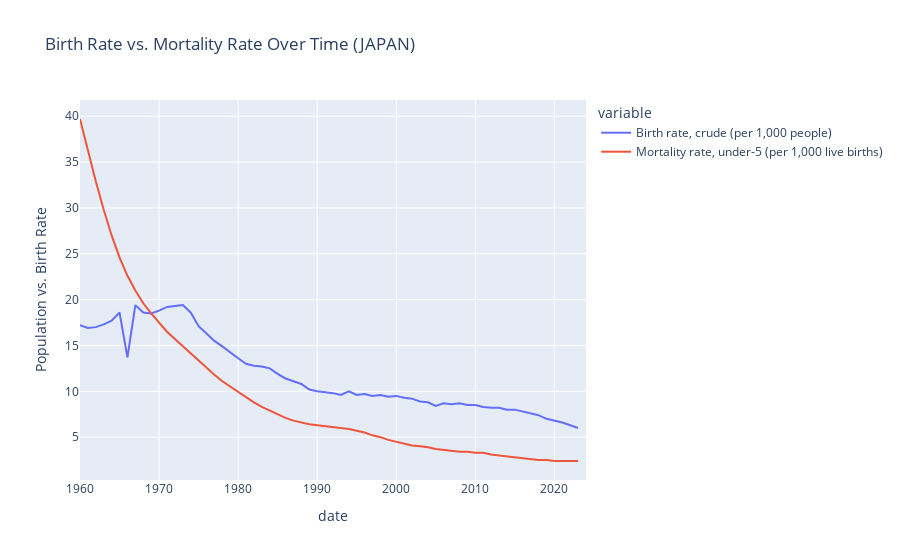

This figure's notebook cell:
### Code cell
import plotly.express as px

px.line(
    birth_mortality,
    title="Birth Rate vs. Mortality Rate Over Time (JAPAN)",
    labels={"value": "Population vs. Birth Rate", "index": "Time"}
)

### Figure 1 — Plotly figure (JSON) as saved in the notebook; plotly's stock layout.template omitted (floating-point values rounded to 4 significant figures)
{"data": [{"hovertemplate": "variable=Birth rate, crude (per 1,000 people)<br>date=%{x}<br>Population vs. Birth Rate=%{y}<extra></extra>", "legendgroup": "Birth rate, crude (per 1,000 people)", "line": {"color": "#636efa", "dash": "solid"}, "marker": {"symbol": "circle"}, "mode": "lines", "name": "Birth rate, crude (per 1,000 people)", "orientation": "v", "showlegend": true, "x": [1960, 1961, 1962, 1963, 1964, 1965, 1966, 1967, 1968, 1969, 1970, 1971, 1972, 1973, 1974, 1975, 1976, 1977, 1978, 1979, 1980, 1981, 1982, 1983, 1984, 1985, 1986, 1987, 1988, 1989, 1990, 1991, 1992, 1993, 1994, 1995, 1996, 1997, 1998, 1999, 2000, 2001, 2002, 2003, 2004, 2005, 2006, 2007, 2008, 2009, 2010, 2011, 2012, 2013, 2014, 2015, 2016, 2017, 2018, 2019, 2020, 2021, 2022, 2023, 2024], "xaxis": "x", "y": [17.2, 16.9, 17.0, 17.3, 17.7, 18.6, 13.7, 19.4, 18.6, 18.5, 18.8, 19.2, 19.3, 19.4, 18.6, 17.1, 16.3, 15.5, 14.9, 14.2, 13.6, 13.0, 12.8, 12.7, 12.5, 11.9, 11.4, 11.1, 10.8, 10.2, 10.0, 9.9, 9.8, 9.6, 10.0, 9.6, 9.7, 9.5, 9.6, 9.4, 9.5, 9.3, 9.2, 8.9, 8.8, 8.4, 8.7, 8.6, 8.7, 8.5, 8.5, 8.3, 8.2, 8.2, 8.0, 8.0, 7.8, 7.6, 7.4, 7.0, 6.8, 6.6, 6.3, 6.0, NaN], "yaxis": "y", "type": "scatter"}, {"hovertemplate": "variable=Mortality rate, under-5 (per 1,000 live births)<br>date=%{x}<br>Population vs. Birth Rate=%{y}<extra></extra>", "legendgroup": "Mortality rate, under-5 (per 1,000 live births)", "line": {"color": "#EF553B", "dash": "solid"}, "marker": {"symbol": "circle"}, "mode": "lines", "name": "Mortality rate, under-5 (per 1,000 live births)", "orientation": "v", "showlegend": true, "x": [1960, 1961, 1962, 1963, 1964, 1965, 1966, 1967, 1968, 1969, 1970, 1971, 1972, 1973, 1974, 1975, 1976, 1977, 1978, 1979, 1980, 1981, 1982, 1983, 1984, 1985, 1986, 1987, 1988, 1989, 1990, 1991, 1992, 1993, 1994, 1995, 1996, 1997, 1998, 1999, 2000, 2001, 2002, 2003, 2004, 2005, 2006, 2007, 2008, 2009, 2010, 2011, 2012, 2013, 2014, 2015, 2016, 2017, 2018, 2019, 2020, 2021, 2022, 2023, 2024], "xaxis": "x", "y": [39.7, 36.2, 32.9, 29.8, 27.0, 24.6, 22.6, 21.0, 19.6, 18.5, 17.5, 16.5, 15.7, 14.9, 14.1, 13.3, 12.5, 11.8, 11.1, 10.5, 9.9, 9.3, 8.8, 8.3, 7.9, 7.5, 7.1, 6.8, 6.6, 6.4, 6.3, 6.2, 6.1, 6.0, 5.9, 5.7, 5.5, 5.2, 5.0, 4.7, 4.5, 4.3, 4.1, 4.0, 3.9, 3.7, 3.6, 3.5, 3.4, 3.4, 3.3, 3.3, 3.1, 3.0, 2.9, 2.8, 2.7, 2.6, 2.5, 2.5, 2.4, 2.4, 2.4, 2.4, NaN], "yaxis": "y", "type": "scatter"}], "layout": {"xaxis": {"anchor": "y", "domain": [0, 1], "title": {"text": "date"}}, "yaxis": {"anchor": "x", "domain": [0, 1], "title": {"text": "Population vs. Birth Rate"}}, "legend": {"title": {"text": "variable"}, "tracegroupgap": 0}, "title": {"text": "Birth Rate vs. Mortality Rate Over Time (JAPAN)"}}}
